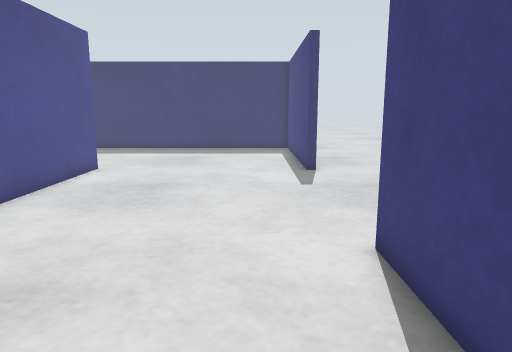
view 1 (above)

21 first-person views from a walk through a robot-simulator world made for Gazebo. The camera is 0.13 m above the floor, tilts 10° down and sees 70° across. The floor is counted in squares, 0.05 m on a side. Each view is taken from the middle of a square. On the plan, view 1 faces up. The plan holds only what a view shows up to about 20 squares ahead; the rest is blank. The place goes on beyond the plan.

view 2
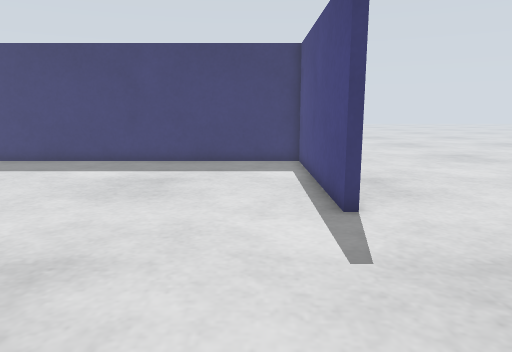

view 3
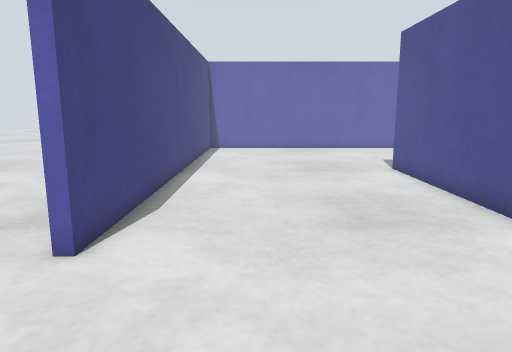

view 4
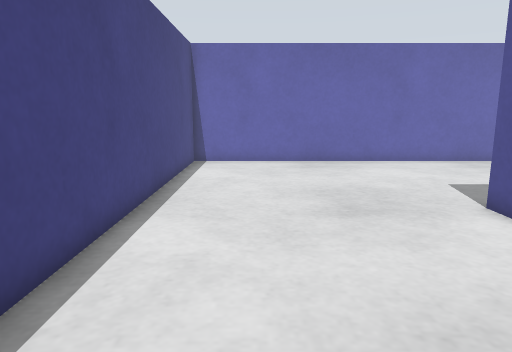

view 5
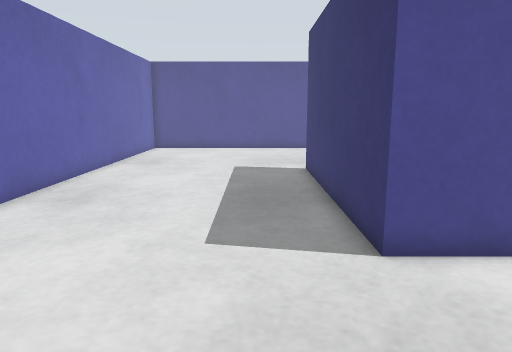

view 6
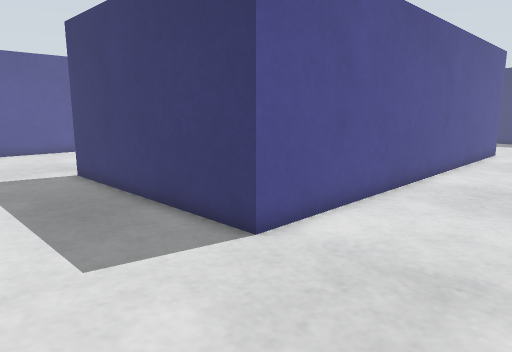

view 7
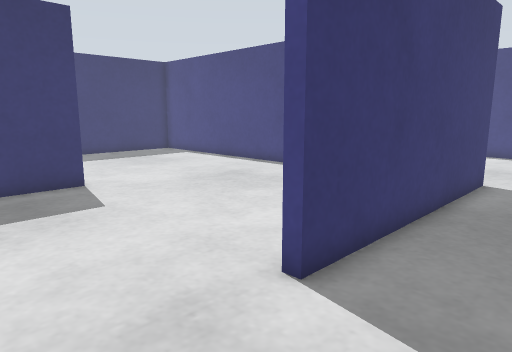

view 8
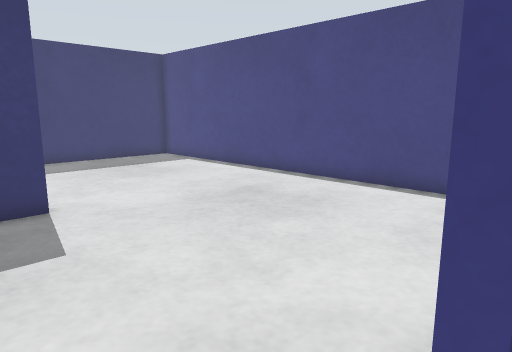

view 9
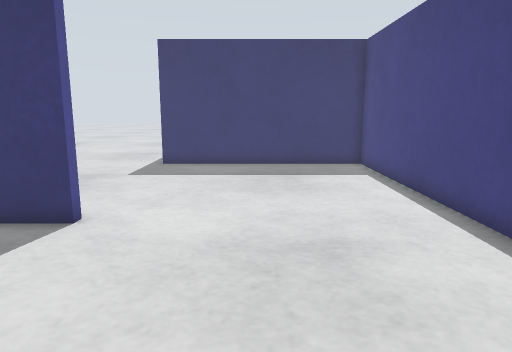

view 10
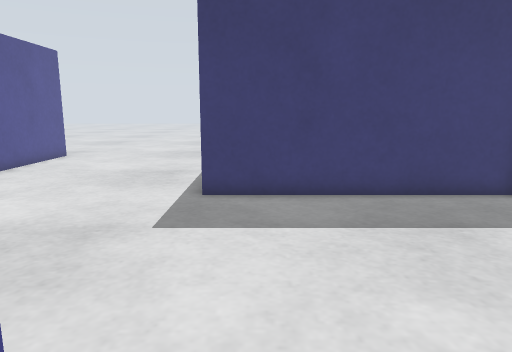

view 11
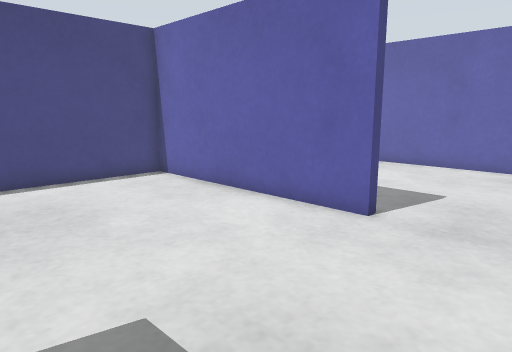

view 12
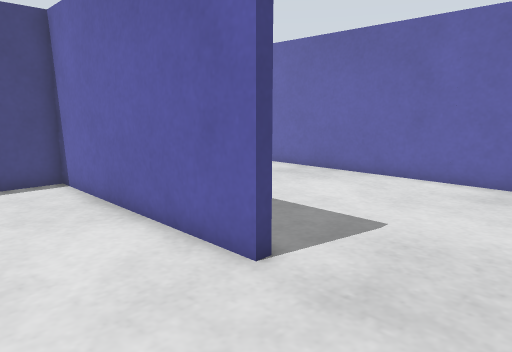

view 13
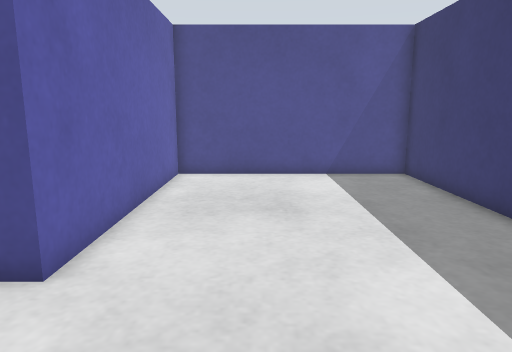

view 14
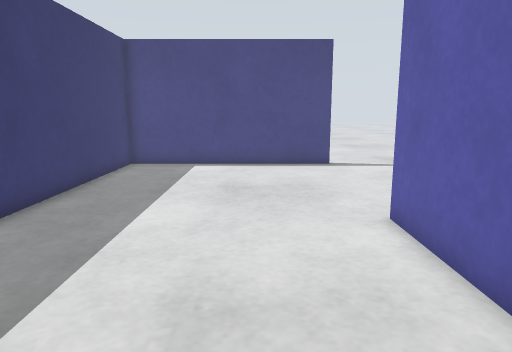

view 15
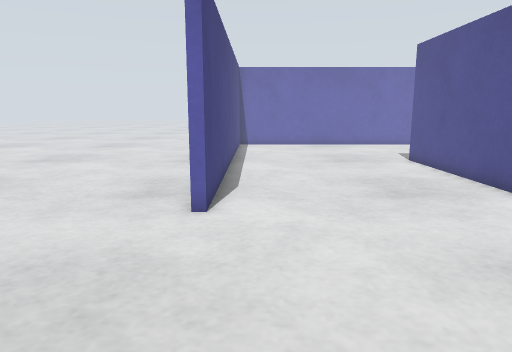

view 16
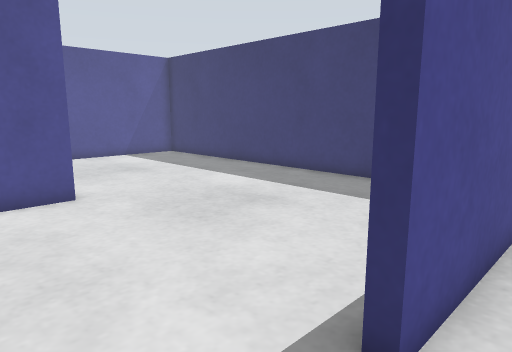

view 17
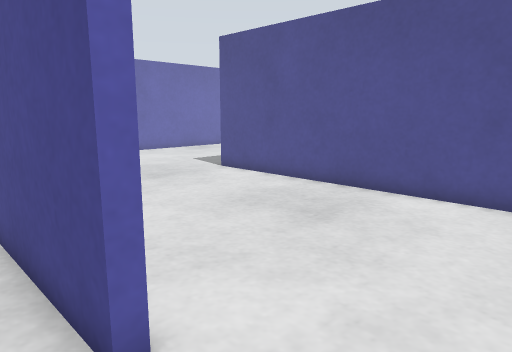

view 18
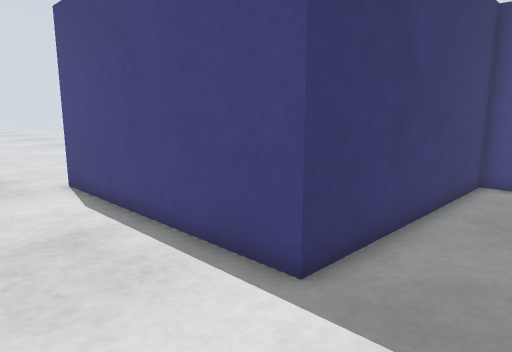

view 19
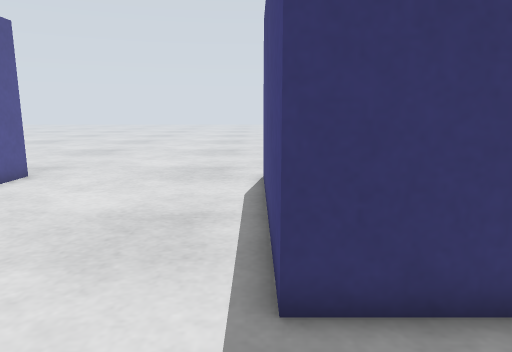

view 20
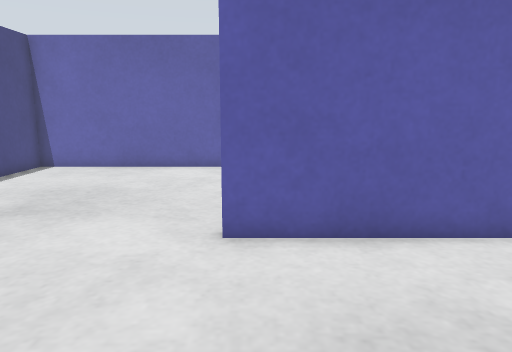

view 21
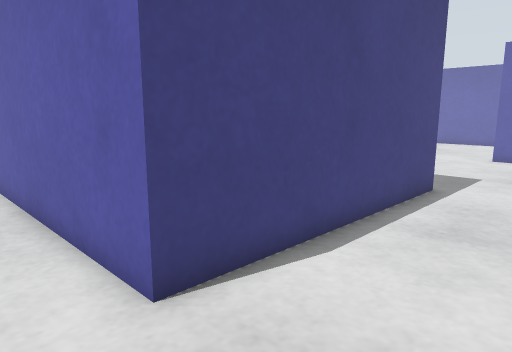

### Floor plan
Points are (right, up) in squares from view 1. A wall is a line through its corners. A room is listed if a view was taken in it or the views show most of it. See-through windows are left out.
Room 1 (views 1, 2, 3, 4, 5, 6, 7, 8, 9, 10, 11, 12, 13, 14, 15, 16, 17, 18, 19, 20, 21)
walls: (-22.5, 6.7) (-17.3, 6.7) (-17.3, 6.3) (-19.9, 6.3); (2.7, 21.4) (2.7, 16.3) (2.3, 16.3) (2.3, 26.3) (-17.3, 26.3) (-17.3, 16.7) (-7.3, 16.7) (-7.3, -3.7) (-17.7, -3.7) (-17.7, -3.3) (-7.7, -3.3) (-7.7, 16.3) (-17.7, 16.3) (-17.7, 26.7) (-8.2, 26.7); (-21.6, -13.3) (2.3, -13.3) (2.3, 6.7) (2.7, 6.7) (2.7, 1.6)

Positions as (right, up) in squares from view 1, and headings:
1: (0, 0), facing up
2: (0, 7), facing up
3: (-1, 13), facing down
4: (-1, 6), facing down
5: (-1, -6), facing left
6: (-2, -9), facing up-left
7: (-22, -7), facing up-right
8: (-20, -4), facing up-right
9: (-13, -2), facing up
10: (-16, 5), facing up
11: (-22, 5), facing down-right
12: (-22, 1), facing down-right
13: (-2, 20), facing left
14: (-16, 20), facing right
15: (1, 16), facing down
16: (4, 13), facing up-left
17: (4, 10), facing down-left
18: (-22, 13), facing up-right
19: (-18, 12), facing up
20: (-18, 14), facing down
21: (-22, 29), facing down-right
